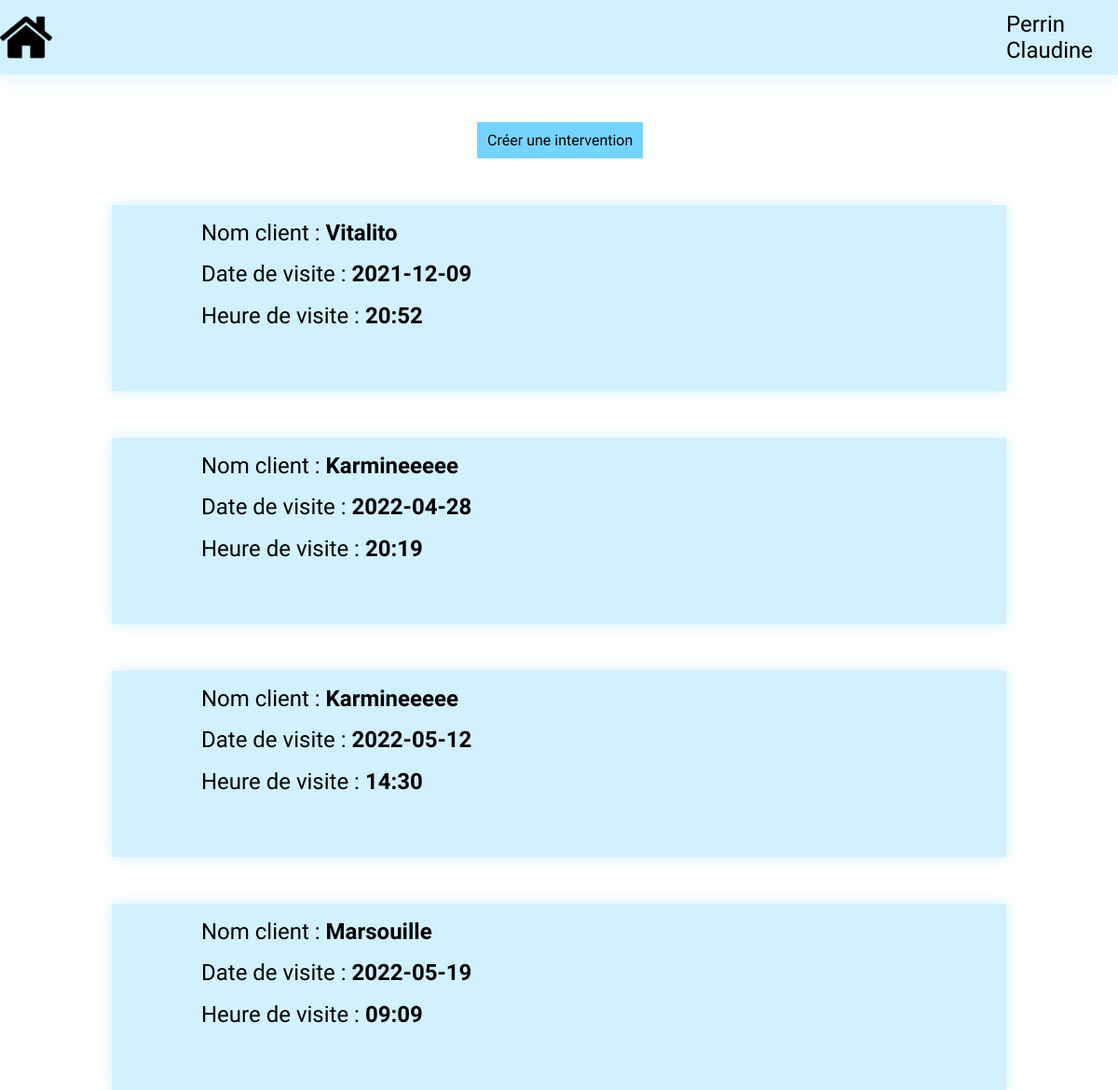
/versionLisible/?action=visite (signed in), run on the app's committed database.
### tables this page shows
CREATE TABLE IF NOT EXISTS `intervention` (
  `num` int(11) NOT NULL AUTO_INCREMENT,
  `dateVisite` date DEFAULT NULL,
  `heureVisite` time DEFAULT NULL,
  `numClient` int(11) NOT NULL,
  `matricule` varchar(10) DEFAULT NULL,
  `faite` char(3) NOT NULL,
  PRIMARY KEY (`num`),
  KEY `numClient` (`numClient`,`matricule`),
  KEY `intervention_technicien0_FK` (`matricule`)
);

CREATE TABLE IF NOT EXISTS `client` (
  `numClient` int(11) NOT NULL AUTO_INCREMENT,
  `raisonSociale` varchar(50) NOT NULL,
  `siren` char(9) NOT NULL,
  `codeApe` char(5) NOT NULL,
  `adresse` varchar(100) NOT NULL,
  `tel` char(10) NOT NULL,
  `email` varchar(100) NOT NULL,
  `dureeDeplacement` time NOT NULL,
  `distanceKM` int(11) NOT NULL,
  `num` int(11) NOT NULL,
  PRIMARY KEY (`numClient`),
  KEY `client_agence_FK` (`num`)
);

### versionLisible/controller/affectation.php (called while the page is built, shortened)
<?php
    include_once "$root/model/db.affectation.inc.php";
    $visitesNonAffectees = getVisitesNonAffectees();
    include "$root/view/header.php";
    include "$root/view/viewAffectation.php";
    include "$root/view/footer.php";
?>

### versionLisible/index.php (called while the page is built, shortened)
<?php
    include "getRoot.php";
    if (isset($_GET["action"])){
        $action = $_GET["action"];
    } else {
        $action = "default";
    }
    $file = mainController($action);
    include "$root/controller/$file";
?>

### versionLisible/model/db.affectation.inc.php (called while the page is built, shortened)
<?php
    function getVisitesNonAffectees(){
        $result = array();
        try {
            $pdo = connectionPDO();
            $req = $pdo->prepare("SELECT intervention.*, client.raisonSociale FROM intervention, client WHERE intervention.numClient = client.numClient AND faite = 'non'");
            $req->execute();
            $line = $req->fetch(PDO::FETCH_ASSOC);
            while ($line) {
                $result[] = $line;
                $line = $req->fetch(PDO::FETCH_ASSOC);
            }
        } catch (PDOException $e) {
            print "Error : " . $e->getMessage();
            die();
        }
        return $result;
    }
?>

### versionLisible/view/viewAffectation.php (the view, shortened to what this page needs)
<head>
</head>
<body>
    <div class="pageContent">
        <div class="createIntervention">
            <a href="./?action=visite&create=intervention" class="button2"><div>Créer une intervention</div></a>
        </div>
        <?php
            for($i = 0; $i<count($visitesNonAffectees); $i++){
            ?>
            <div class="interventionSheet">
                <div class="interventionData">
                    <div class="customerName">
                        Nom client : <strong><?= $visitesNonAffectees[$i]["raisonSociale"] ?></strong>
                    </div>
                    <div class="interventionDate">
                        Date de visite : <strong><?= $visitesNonAffectees[$i]["dateVisite"] ?></strong>
                    </div>
                    <div class="interventionTime">
                        Heure de visite : <strong><?= substr($visitesNonAffectees[$i]["heureVisite"], 0, 5) ?></strong>
                    </div>
                </div>
            </div>
            <?php
            }
                ?>
    </div>
</body>

### versionLisible/view/header.php (shortened to what this page needs)
<!DOCTYPE html>
<html lang="fr">
<head>
</head>
<?php
if(isset($_SESSION["matricule"])){
    ?>
    <body>
        <nav>
            <div class="homeButton">
                <?php
                    if(isset($verify)){
                        ?>
                        <a href="./?action=logout">
                            Se déconnecter
                        </a>
                        <?php
                    } else {
                        ?>
                        <a href="./?action=home">
                            <img src="data/home.png" class="homeIcon"/>
                        </a>
                        <?php
                    }
                ?>
            </div>
            <div class="sortButton">
            </div>
            <div class="employeeName">
                <?php
                    if(isset($_SESSION["nom"])){
                        echo $_SESSION["nom"]." ".$_SESSION["prenom"];
                    }
                ?>
            </div>
        </nav>
    </body>
    <?php
}
?>

### versionLisible/view/footer.php
</html>

### versionLisible/css/root.css (style rules this page uses)
body { font-family: 'Hind Siliguri', sans-serif; margin: 0; }
nav { width: 100vw; height: 10vh; top: 0; left: 0; display: flex; flex-direction: row; align-items: center; background: #D2F1FF; box-shadow: 0px 0px 25px #D2F1FF; }
.homeButton, .homeButton a { width: 10%; height: 100%; display: flex; align-items: center; justify-content: start; }
.homeIcon { height: 70%; width: auto; }
.sortButton { width: 80%; height: 100%; display: flex; flex-direction: row; align-items: center; justify-content: center; }
.employeeName { width: 10%; height: 100%; display: flex; align-items: center; justify-content: center; font-size: 150%; }
.pageContent { position: absolute; top: 10vh; left: 0; width: 100vw; }

### versionLisible/css/affectation.css (style rules this page uses)
.pageContent { display: flex; flex-direction: column; align-items: center; margin-top: 3%; }
.interventionSheet { width: 80%; height: 200px; background-color: #D2F1FF; box-shadow: 0px 0px 15px #D2F1FF; display: flex; flex-direction: row; align-items: center; justify-content: space-between; font-size: 150%; margin-top: 50px; }
.interventionData { height: 200px; margin-left: 10%; display: flex; flex-direction: column; justify-content: space-evenly; }
.button2 { width: 90%; background-color: #75D4FF; box-shadow: 0px 0px 0px #75D4FF; text-decoration: none; color: black; margin-top: 15px; padding: 10px; display: flex; align-items: center; justify-content: center; }

### data on the page
intervention: numClient.raisonSociale "Vitalito", dateVisite "2021-12-09", heureVisite "20:52"
intervention: numClient.raisonSociale "Karmineeeee", dateVisite "2022-04-28", heureVisite "20:19"
intervention: numClient.raisonSociale "Karmineeeee", dateVisite "2022-05-12", heureVisite "14:30"
intervention: numClient.raisonSociale "Marsouille", dateVisite "2022-05-19", heureVisite "09:09"

### other printed values
$_SESSION["nom"] "Perrin"
$_SESSION["prenom"] "Claudine"
